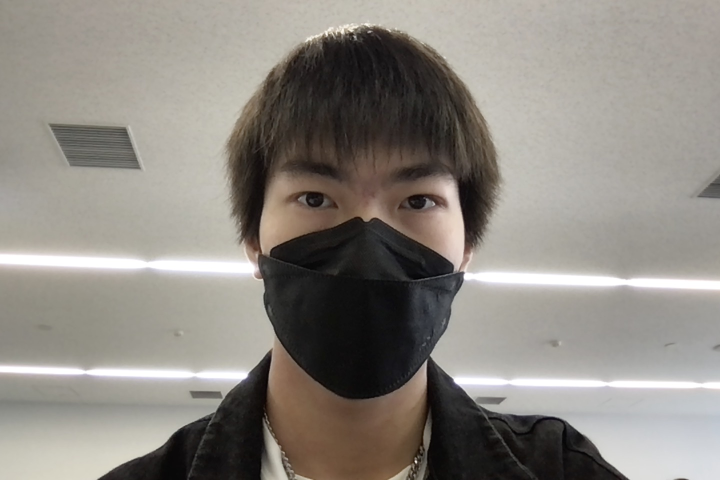
//> input picture 01_2024-04-16/src/photo.jpg, 1440 x 960 px, given in place of the camera (shown at 1/2 size)
$ ./dip14_kadai4   (built with g++ and OpenCV 4)
//> lines starting //> are read from the running program, lines starting //| are printed output that depends on the picture
#include <iostream>
#include <GLUT/glut.h>
#include <math.h>
#include <opencv2/opencv.hpp>

#include <random>

void initGL(void);
void display(void);
void reshape(int w, int h);
void timer(int value);
void mouse(int button, int state, int x, int y);
void motion(int x, int y);
void keyboard(unsigned char key, int x, int y);
void initCV(void);
void mouseCallback(int event, int x, int y, int flags, void *userdata);

std::random_device seed_gen;
std::mt19937 engine(seed_gen());
std::uniform_int_distribution<> RandX(0.0, 700.0);
std::uniform_int_distribution<> RandY(0.0, 100.0);
std::uniform_int_distribution<> RandZ(-500.0, 500.0);

int x_offset;
int y_offset;
int z_offset;


// グローバル変数
double eDist, eDegX, eDegY;
int mX, mY, mState, mButton;
int winW, winH;
double fr = 30.0;
cv::VideoCapture capture;
cv::Size imageSize;
cv::Mat originalImage, frameImage, grayImage, prevGray;

std::vector<cv::Point2f> prevPoints, currPoints;
std::vector<uchar> status;
std::vector<float> err;

double theta = 0.0;
double delta = 1.0;
int rotFlag = 1;
std::vector<cv::Point> points;  // マウスクリック座標の格納用配列
std::vector<std::vector<cv::Point3f>> gl_points;  // マウスクリック座標の格納用配列

std::vector<cv::Point3f> gl_points_tmp;

// main関数
// [16 lines left out: function main, not called in this run]

// OpenCV初期設定処理
void initCV(void)
{
    // ビデオキャプチャの初期化
    capture = cv::VideoCapture(0);  // カメラ0番をオープン
    if (capture.isOpened() == 0) {  // オープンに失敗した場合
        printf("Capture not found\n");
        return;
    }

    // 画像格納用インスタンス準備
    int imageWidth = 720, imageHeight = 405;
    imageSize = cv::Size(imageWidth, imageHeight);  // 画像サイズ
    frameImage = cv::Mat(imageSize, CV_8UC3);  // 3チャンネル

    capture >> originalImage;
//> originalImage is the input picture: 960 rows x 1440 cols, CV_8UC3; mean B, G, R 128.8, 135.5, 140.4
    cv::resize(originalImage, frameImage, imageSize);
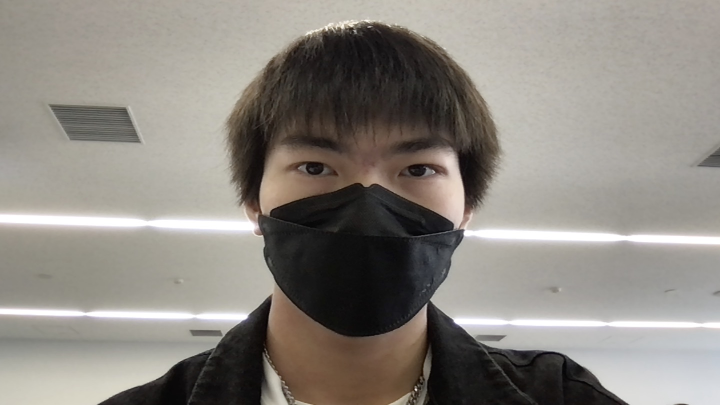
//> frameImage: 405 rows x 720 cols, CV_8UC3; mean B, G, R 128.7, 135.4, 140.3
    cv::cvtColor(frameImage, prevGray, cv::COLOR_BGR2GRAY);
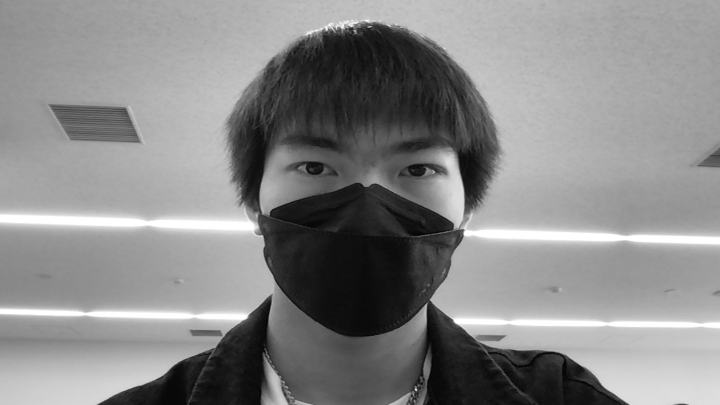
//> prevGray: 405 rows x 720 cols, CV_8UC1; min 1, max 255, mean 136.1
    cv::goodFeaturesToTrack(prevGray, prevPoints, 100, 0.01, 10);
//> prevPoints = 100 Points (x, y), first 12: [416, 390], [326, 29], [462, 230], [336, 28], [430, 299], [262, 236], [354, 30], [433, 172], [271, 295], [414, 400], [368, 26], [263, 213]

    // 画像表示用ウィンドウの生成
    cv::namedWindow("Frame");
    cv::moveWindow("Frame", 0, 0);

    // マウスコールバック関数のウィンドウへの登録
    cv::setMouseCallback("Frame", mouseCallback);
}

// OpenGL初期設定処理
// [145 lines left out: functions initGL, display, not called in this run]


int maxX = 400;
int minX = -400;
int maxY = 200;
int minY = 10;
int maxZ = 400;
int minZ = -400;

int velocityX = 30;
int velocityY = 30;
int velocityZ = 30;

// タイマーコールバック関数
// [110 lines left out: functions timer, reshape, mouse, motion, keyboard, mouseCallback, not called in this run]

// added to run one function of the file
int main() { initCV(); }
